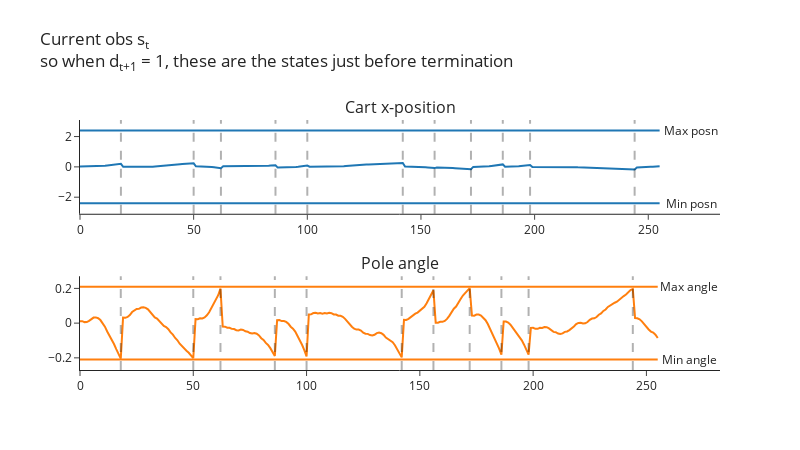
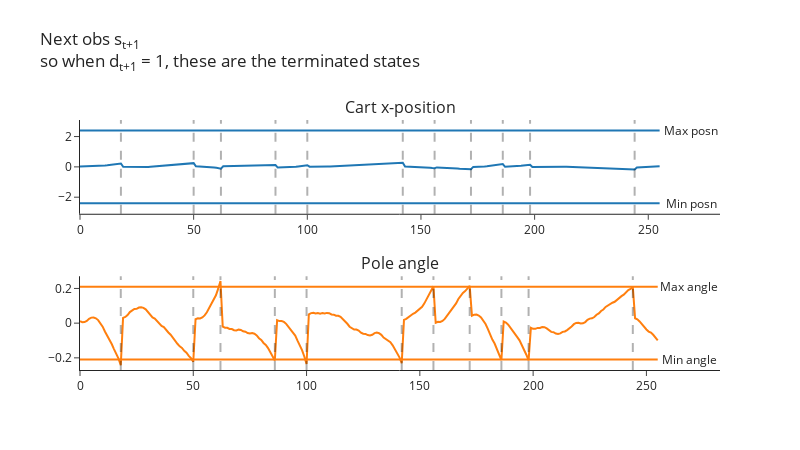
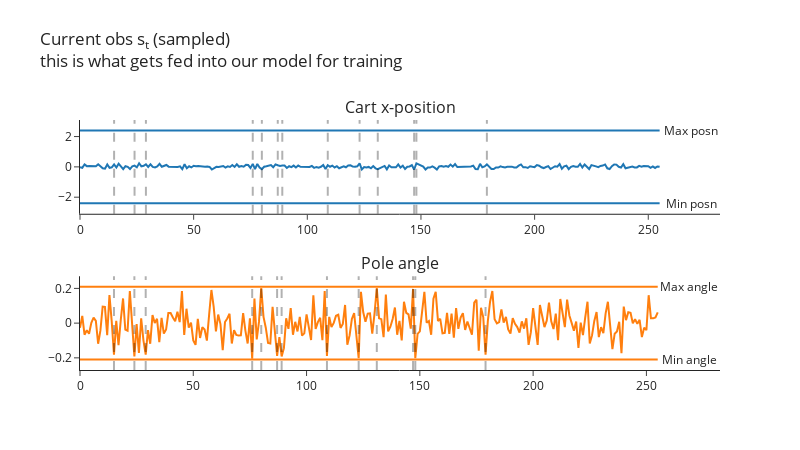

Notebook source saved alongside these figures, in order:
### Code cell
buffer = ReplayBuffer(num_envs=1, obs_shape=(4,), action_shape=(), buffer_size=256, seed=0)
envs = gym.vector.SyncVectorEnv([make_env("CartPole-v1", 0, 0, "test")])
obs, infos = envs.reset()

for i in range(256):
    # Choose random action, and take a step in the environment
    actions = envs.action_space.sample()
    next_obs, rewards, terminated, truncated, infos = envs.step(actions)

    # print(infos)

    # Get `real_next_obs` by finding all environments where we terminated & replacing `next_obs` with the actual terminal states
    true_next_obs = next_obs.copy()
    for n in range(envs.num_envs):
        if (terminated | truncated)[n]:
            true_next_obs[n] = infos["final_observation"][n]

    # Add experience to buffer, as long as we didn't just finish an episode (so obs & next_obs are from the same episode)
    buffer.add(obs, actions, rewards, terminated, true_next_obs)
    obs = next_obs

sample = buffer.sample(256, device="cpu")

plot_cartpole_obs_and_dones(
    buffer.obs,
    buffer.terminated,
    title="Current obs s<sub>t</sub><br>so when d<sub>t+1</sub> = 1, these are the states just before termination",
)

plot_cartpole_obs_and_dones(
    buffer.next_obs,
    buffer.terminated,
    title="Next obs s<sub>t+1</sub><br>so when d<sub>t+1</sub> = 1, these are the terminated states",
)

plot_cartpole_obs_and_dones(
    sample.obs,
    sample.terminated,
    title="Current obs s<sub>t</sub> (sampled)<br>this is what gets fed into our model for training",
)

### Figure 1 — Plotly figure (JSON) as saved in the notebook; plotly's stock layout.template omitted (floating-point values rounded to 4 significant figures; data arrays with more than 128 entries replaced by an {"elided": "..."} marker saying what was removed)
{"data": [{"marker": {"color": "#1F77B4"}, "mode": "lines", "name": "posn", "type": "scatter", "xaxis": "x", "y": {"elided": "256 float values"}, "yaxis": "y"}, {"marker": {"color": "#1F77B4"}, "mode": "lines", "name": "posn_min", "type": "scatter", "xaxis": "x", "y": {"elided": "256 float values"}, "yaxis": "y"}, {"marker": {"color": "#1F77B4"}, "mode": "lines", "name": "posn_max", "type": "scatter", "xaxis": "x", "y": {"elided": "256 float values"}, "yaxis": "y"}, {"marker": {"color": "#FF7F0E"}, "mode": "lines", "name": "angle", "type": "scatter", "xaxis": "x2", "y": {"elided": "256 float values"}, "yaxis": "y2"}, {"marker": {"color": "#FF7F0E"}, "mode": "lines", "name": "angle_min", "type": "scatter", "xaxis": "x2", "y": {"elided": "256 float values"}, "yaxis": "y2"}, {"marker": {"color": "#FF7F0E"}, "mode": "lines", "name": "angle_max", "type": "scatter", "xaxis": "x2", "y": {"elided": "256 float values"}, "yaxis": "y2"}], "layout": {"annotations": [{"font": {"size": 16}, "showarrow": false, "text": "Cart x-position", "x": 0.5, "xanchor": "center", "xref": "paper", "y": 1, "yanchor": "bottom", "yref": "paper"}, {"font": {"size": 16}, "showarrow": false, "text": "Pole angle", "x": 0.5, "xanchor": "center", "xref": "paper", "y": 0.375, "yanchor": "bottom", "yref": "paper"}, {"showarrow": false, "text": "Min posn", "x": 268.8, "xref": "x", "y": -2.4, "yref": "y"}, {"showarrow": false, "text": "Min angle", "x": 268.8, "xref": "x2", "y": -0.2095, "yref": "y2"}, {"showarrow": false, "text": "Max posn", "x": 268.8, "xref": "x", "y": 2.4, "yref": "y"}, {"showarrow": false, "text": "Max angle", "x": 268.8, "xref": "x2", "y": 0.2095, "yref": "y2"}], "height": 450, "hovermode": "x unified", "margin": {"t": 120}, "shapes": [{"line": {"color": "black", "dash": "dash", "width": 2}, "type": "line", "x0": 18, "x1": 18, "xref": "x", "y0": 0, "y1": 1, "yref": "y domain"}, {"line": {"color": "black", "dash": "dash", "width": 2}, "type": "line", "x0": 50, "x1": 50, "xref": "x", "y0": 0, "y1": 1, "yref": "y domain"}, {"line": {"color": "black", "dash": "dash", "width": 2}, "type": "line", "x0": 62, "x1": 62, "xref": "x", "y0": 0, "y1": 1, "yref": "y domain"}, {"line": {"color": "black", "dash": "dash", "width": 2}, "type": "line", "x0": 86, "x1": 86, "xref": "x", "y0": 0, "y1": 1, "yref": "y domain"}, {"line": {"color": "black", "dash": "dash", "width": 2}, "type": "line", "x0": 100, "x1": 100, "xref": "x", "y0": 0, "y1": 1, "yref": "y domain"}, {"line": {"color": "black", "dash": "dash", "width": 2}, "type": "line", "x0": 142, "x1": 142, "xref": "x", "y0": 0, "y1": 1, "yref": "y domain"}, {"line": {"color": "black", "dash": "dash", "width": 2}, "type": "line", "x0": 156, "x1": 156, "xref": "x", "y0": 0, "y1": 1, "yref": "y domain"}, {"line": {"color": "black", "dash": "dash", "width": 2}, "type": "line", "x0": 172, "x1": 172, "xref": "x", "y0": 0, "y1": 1, "yref": "y domain"}, {"line": {"color": "black", "dash": "dash", "width": 2}, "type": "line", "x0": 186, "x1": 186, "xref": "x", "y0": 0, "y1": 1, "yref": "y domain"}, {"line": {"color": "black", "dash": "dash", "width": 2}, "type": "line", "x0": 198, "x1": 198, "xref": "x", "y0": 0, "y1": 1, "yref": "y domain"}, {"line": {"color": "black", "dash": "dash", "width": 2}, "type": "line", "x0": 244, "x1": 244, "xref": "x", "y0": 0, "y1": 1, "yref": "y domain"}, {"line": {"color": "black", "dash": "dash", "width": 2}, "type": "line", "x0": 18, "x1": 18, "xref": "x2", "y0": 0, "y1": 1, "yref": "y2 domain"}, {"line": {"color": "black", "dash": "dash", "width": 2}, "type": "line", "x0": 50, "x1": 50, "xref": "x2", "y0": 0, "y1": 1, "yref": "y2 domain"}, {"line": {"color": "black", "dash": "dash", "width": 2}, "type": "line", "x0": 62, "x1": 62, "xref": "x2", "y0": 0, "y1": 1, "yref": "y2 domain"}, {"line": {"color": "black", "dash": "dash", "width": 2}, "type": "line", "x0": 86, "x1": 86, "xref": "x2", "y0": 0, "y1": 1, "yref": "y2 domain"}, {"line": {"color": "black", "dash": "dash", "width": 2}, "type": "line", "x0": 100, "x1": 100, "xref": "x2", "y0": 0, "y1": 1, "yref": "y2 domain"}, {"line": {"color": "black", "dash": "dash", "width": 2}, "type": "line", "x0": 142, "x1": 142, "xref": "x2", "y0": 0, "y1": 1, "yref": "y2 domain"}, {"line": {"color": "black", "dash": "dash", "width": 2}, "type": "line", "x0": 156, "x1": 156, "xref": "x2", "y0": 0, "y1": 1, "yref": "y2 domain"}, {"line": {"color": "black", "dash": "dash", "width": 2}, "type": "line", "x0": 172, "x1": 172, "xref": "x2", "y0": 0, "y1": 1, "yref": "y2 domain"}, {"line": {"color": "black", "dash": "dash", "width": 2}, "type": "line", "x0": 186, "x1": 186, "xref": "x2", "y0": 0, "y1": 1, "yref": "y2 domain"}, {"line": {"color": "black", "dash": "dash", "width": 2}, "type": "line", "x0": 198, "x1": 198, "xref": "x2", "y0": 0, "y1": 1, "yref": "y2 domain"}, {"line": {"color": "black", "dash": "dash", "width": 2}, "type": "line", "x0": 244, "x1": 244, "xref": "x2", "y0": 0, "y1": 1, "yref": "y2 domain"}], "showlegend": false, "title": {"text": "Current obs s<sub>t</sub><br>so when d<sub>t+1</sub> = 1, these are the states just before termination", "y": 0.9}, "width": 800, "xaxis": {"anchor": "y", "domain": [0, 1]}, "xaxis2": {"anchor": "y2", "domain": [0, 1]}, "yaxis": {"anchor": "x", "domain": [0.625, 1]}, "yaxis2": {"anchor": "x2", "domain": [0, 0.375]}}}

### Figure 2 — Plotly figure (JSON) as saved in the notebook; plotly's stock layout.template omitted (floating-point values rounded to 4 significant figures; data arrays with more than 128 entries replaced by an {"elided": "..."} marker saying what was removed)
{"data": [{"marker": {"color": "#1F77B4"}, "mode": "lines", "name": "posn", "type": "scatter", "xaxis": "x", "y": {"elided": "256 float values"}, "yaxis": "y"}, {"marker": {"color": "#1F77B4"}, "mode": "lines", "name": "posn_min", "type": "scatter", "xaxis": "x", "y": {"elided": "256 float values"}, "yaxis": "y"}, {"marker": {"color": "#1F77B4"}, "mode": "lines", "name": "posn_max", "type": "scatter", "xaxis": "x", "y": {"elided": "256 float values"}, "yaxis": "y"}, {"marker": {"color": "#FF7F0E"}, "mode": "lines", "name": "angle", "type": "scatter", "xaxis": "x2", "y": {"elided": "256 float values"}, "yaxis": "y2"}, {"marker": {"color": "#FF7F0E"}, "mode": "lines", "name": "angle_min", "type": "scatter", "xaxis": "x2", "y": {"elided": "256 float values"}, "yaxis": "y2"}, {"marker": {"color": "#FF7F0E"}, "mode": "lines", "name": "angle_max", "type": "scatter", "xaxis": "x2", "y": {"elided": "256 float values"}, "yaxis": "y2"}], "layout": {"annotations": [{"font": {"size": 16}, "showarrow": false, "text": "Cart x-position", "x": 0.5, "xanchor": "center", "xref": "paper", "y": 1, "yanchor": "bottom", "yref": "paper"}, {"font": {"size": 16}, "showarrow": false, "text": "Pole angle", "x": 0.5, "xanchor": "center", "xref": "paper", "y": 0.375, "yanchor": "bottom", "yref": "paper"}, {"showarrow": false, "text": "Min posn", "x": 268.8, "xref": "x", "y": -2.4, "yref": "y"}, {"showarrow": false, "text": "Min angle", "x": 268.8, "xref": "x2", "y": -0.2095, "yref": "y2"}, {"showarrow": false, "text": "Max posn", "x": 268.8, "xref": "x", "y": 2.4, "yref": "y"}, {"showarrow": false, "text": "Max angle", "x": 268.8, "xref": "x2", "y": 0.2095, "yref": "y2"}], "height": 450, "hovermode": "x unified", "margin": {"t": 120}, "shapes": [{"line": {"color": "black", "dash": "dash", "width": 2}, "type": "line", "x0": 18, "x1": 18, "xref": "x", "y0": 0, "y1": 1, "yref": "y domain"}, {"line": {"color": "black", "dash": "dash", "width": 2}, "type": "line", "x0": 50, "x1": 50, "xref": "x", "y0": 0, "y1": 1, "yref": "y domain"}, {"line": {"color": "black", "dash": "dash", "width": 2}, "type": "line", "x0": 62, "x1": 62, "xref": "x", "y0": 0, "y1": 1, "yref": "y domain"}, {"line": {"color": "black", "dash": "dash", "width": 2}, "type": "line", "x0": 86, "x1": 86, "xref": "x", "y0": 0, "y1": 1, "yref": "y domain"}, {"line": {"color": "black", "dash": "dash", "width": 2}, "type": "line", "x0": 100, "x1": 100, "xref": "x", "y0": 0, "y1": 1, "yref": "y domain"}, {"line": {"color": "black", "dash": "dash", "width": 2}, "type": "line", "x0": 142, "x1": 142, "xref": "x", "y0": 0, "y1": 1, "yref": "y domain"}, {"line": {"color": "black", "dash": "dash", "width": 2}, "type": "line", "x0": 156, "x1": 156, "xref": "x", "y0": 0, "y1": 1, "yref": "y domain"}, {"line": {"color": "black", "dash": "dash", "width": 2}, "type": "line", "x0": 172, "x1": 172, "xref": "x", "y0": 0, "y1": 1, "yref": "y domain"}, {"line": {"color": "black", "dash": "dash", "width": 2}, "type": "line", "x0": 186, "x1": 186, "xref": "x", "y0": 0, "y1": 1, "yref": "y domain"}, {"line": {"color": "black", "dash": "dash", "width": 2}, "type": "line", "x0": 198, "x1": 198, "xref": "x", "y0": 0, "y1": 1, "yref": "y domain"}, {"line": {"color": "black", "dash": "dash", "width": 2}, "type": "line", "x0": 244, "x1": 244, "xref": "x", "y0": 0, "y1": 1, "yref": "y domain"}, {"line": {"color": "black", "dash": "dash", "width": 2}, "type": "line", "x0": 18, "x1": 18, "xref": "x2", "y0": 0, "y1": 1, "yref": "y2 domain"}, {"line": {"color": "black", "dash": "dash", "width": 2}, "type": "line", "x0": 50, "x1": 50, "xref": "x2", "y0": 0, "y1": 1, "yref": "y2 domain"}, {"line": {"color": "black", "dash": "dash", "width": 2}, "type": "line", "x0": 62, "x1": 62, "xref": "x2", "y0": 0, "y1": 1, "yref": "y2 domain"}, {"line": {"color": "black", "dash": "dash", "width": 2}, "type": "line", "x0": 86, "x1": 86, "xref": "x2", "y0": 0, "y1": 1, "yref": "y2 domain"}, {"line": {"color": "black", "dash": "dash", "width": 2}, "type": "line", "x0": 100, "x1": 100, "xref": "x2", "y0": 0, "y1": 1, "yref": "y2 domain"}, {"line": {"color": "black", "dash": "dash", "width": 2}, "type": "line", "x0": 142, "x1": 142, "xref": "x2", "y0": 0, "y1": 1, "yref": "y2 domain"}, {"line": {"color": "black", "dash": "dash", "width": 2}, "type": "line", "x0": 156, "x1": 156, "xref": "x2", "y0": 0, "y1": 1, "yref": "y2 domain"}, {"line": {"color": "black", "dash": "dash", "width": 2}, "type": "line", "x0": 172, "x1": 172, "xref": "x2", "y0": 0, "y1": 1, "yref": "y2 domain"}, {"line": {"color": "black", "dash": "dash", "width": 2}, "type": "line", "x0": 186, "x1": 186, "xref": "x2", "y0": 0, "y1": 1, "yref": "y2 domain"}, {"line": {"color": "black", "dash": "dash", "width": 2}, "type": "line", "x0": 198, "x1": 198, "xref": "x2", "y0": 0, "y1": 1, "yref": "y2 domain"}, {"line": {"color": "black", "dash": "dash", "width": 2}, "type": "line", "x0": 244, "x1": 244, "xref": "x2", "y0": 0, "y1": 1, "yref": "y2 domain"}], "showlegend": false, "title": {"text": "Next obs s<sub>t+1</sub><br>so when d<sub>t+1</sub> = 1, these are the terminated states", "y": 0.9}, "width": 800, "xaxis": {"anchor": "y", "domain": [0, 1]}, "xaxis2": {"anchor": "y2", "domain": [0, 1]}, "yaxis": {"anchor": "x", "domain": [0.625, 1]}, "yaxis2": {"anchor": "x2", "domain": [0, 0.375]}}}

### Figure 3 — Plotly figure (JSON) as saved in the notebook; plotly's stock layout.template omitted (floating-point values rounded to 4 significant figures; data arrays with more than 128 entries replaced by an {"elided": "..."} marker saying what was removed)
{"data": [{"marker": {"color": "#1F77B4"}, "mode": "lines", "name": "posn", "type": "scatter", "xaxis": "x", "y": {"elided": "256 float values"}, "yaxis": "y"}, {"marker": {"color": "#1F77B4"}, "mode": "lines", "name": "posn_min", "type": "scatter", "xaxis": "x", "y": {"elided": "256 float values"}, "yaxis": "y"}, {"marker": {"color": "#1F77B4"}, "mode": "lines", "name": "posn_max", "type": "scatter", "xaxis": "x", "y": {"elided": "256 float values"}, "yaxis": "y"}, {"marker": {"color": "#FF7F0E"}, "mode": "lines", "name": "angle", "type": "scatter", "xaxis": "x2", "y": {"elided": "256 float values"}, "yaxis": "y2"}, {"marker": {"color": "#FF7F0E"}, "mode": "lines", "name": "angle_min", "type": "scatter", "xaxis": "x2", "y": {"elided": "256 float values"}, "yaxis": "y2"}, {"marker": {"color": "#FF7F0E"}, "mode": "lines", "name": "angle_max", "type": "scatter", "xaxis": "x2", "y": {"elided": "256 float values"}, "yaxis": "y2"}], "layout": {"annotations": [{"font": {"size": 16}, "showarrow": false, "text": "Cart x-position", "x": 0.5, "xanchor": "center", "xref": "paper", "y": 1, "yanchor": "bottom", "yref": "paper"}, {"font": {"size": 16}, "showarrow": false, "text": "Pole angle", "x": 0.5, "xanchor": "center", "xref": "paper", "y": 0.375, "yanchor": "bottom", "yref": "paper"}, {"showarrow": false, "text": "Min posn", "x": 268.8, "xref": "x", "y": -2.4, "yref": "y"}, {"showarrow": false, "text": "Min angle", "x": 268.8, "xref": "x2", "y": -0.2095, "yref": "y2"}, {"showarrow": false, "text": "Max posn", "x": 268.8, "xref": "x", "y": 2.4, "yref": "y"}, {"showarrow": false, "text": "Max angle", "x": 268.8, "xref": "x2", "y": 0.2095, "yref": "y2"}], "height": 450, "hovermode": "x unified", "margin": {"t": 120}, "shapes": [{"line": {"color": "black", "dash": "dash", "width": 2}, "type": "line", "x0": 15, "x1": 15, "xref": "x", "y0": 0, "y1": 1, "yref": "y domain"}, {"line": {"color": "black", "dash": "dash", "width": 2}, "type": "line", "x0": 24, "x1": 24, "xref": "x", "y0": 0, "y1": 1, "yref": "y domain"}, {"line": {"color": "black", "dash": "dash", "width": 2}, "type": "line", "x0": 29, "x1": 29, "xref": "x", "y0": 0, "y1": 1, "yref": "y domain"}, {"line": {"color": "black", "dash": "dash", "width": 2}, "type": "line", "x0": 76, "x1": 76, "xref": "x", "y0": 0, "y1": 1, "yref": "y domain"}, {"line": {"color": "black", "dash": "dash", "width": 2}, "type": "line", "x0": 80, "x1": 80, "xref": "x", "y0": 0, "y1": 1, "yref": "y domain"}, {"line": {"color": "black", "dash": "dash", "width": 2}, "type": "line", "x0": 87, "x1": 87, "xref": "x", "y0": 0, "y1": 1, "yref": "y domain"}, {"line": {"color": "black", "dash": "dash", "width": 2}, "type": "line", "x0": 89, "x1": 89, "xref": "x", "y0": 0, "y1": 1, "yref": "y domain"}, {"line": {"color": "black", "dash": "dash", "width": 2}, "type": "line", "x0": 109, "x1": 109, "xref": "x", "y0": 0, "y1": 1, "yref": "y domain"}, {"line": {"color": "black", "dash": "dash", "width": 2}, "type": "line", "x0": 123, "x1": 123, "xref": "x", "y0": 0, "y1": 1, "yref": "y domain"}, {"line": {"color": "black", "dash": "dash", "width": 2}, "type": "line", "x0": 131, "x1": 131, "xref": "x", "y0": 0, "y1": 1, "yref": "y domain"}, {"line": {"color": "black", "dash": "dash", "width": 2}, "type": "line", "x0": 147, "x1": 147, "xref": "x", "y0": 0, "y1": 1, "yref": "y domain"}, {"line": {"color": "black", "dash": "dash", "width": 2}, "type": "line", "x0": 148, "x1": 148, "xref": "x", "y0": 0, "y1": 1, "yref": "y domain"}, {"line": {"color": "black", "dash": "dash", "width": 2}, "type": "line", "x0": 179, "x1": 179, "xref": "x", "y0": 0, "y1": 1, "yref": "y domain"}, {"line": {"color": "black", "dash": "dash", "width": 2}, "type": "line", "x0": 15, "x1": 15, "xref": "x2", "y0": 0, "y1": 1, "yref": "y2 domain"}, {"line": {"color": "black", "dash": "dash", "width": 2}, "type": "line", "x0": 24, "x1": 24, "xref": "x2", "y0": 0, "y1": 1, "yref": "y2 domain"}, {"line": {"color": "black", "dash": "dash", "width": 2}, "type": "line", "x0": 29, "x1": 29, "xref": "x2", "y0": 0, "y1": 1, "yref": "y2 domain"}, {"line": {"color": "black", "dash": "dash", "width": 2}, "type": "line", "x0": 76, "x1": 76, "xref": "x2", "y0": 0, "y1": 1, "yref": "y2 domain"}, {"line": {"color": "black", "dash": "dash", "width": 2}, "type": "line", "x0": 80, "x1": 80, "xref": "x2", "y0": 0, "y1": 1, "yref": "y2 domain"}, {"line": {"color": "black", "dash": "dash", "width": 2}, "type": "line", "x0": 87, "x1": 87, "xref": "x2", "y0": 0, "y1": 1, "yref": "y2 domain"}, {"line": {"color": "black", "dash": "dash", "width": 2}, "type": "line", "x0": 89, "x1": 89, "xref": "x2", "y0": 0, "y1": 1, "yref": "y2 domain"}, {"line": {"color": "black", "dash": "dash", "width": 2}, "type": "line", "x0": 109, "x1": 109, "xref": "x2", "y0": 0, "y1": 1, "yref": "y2 domain"}, {"line": {"color": "black", "dash": "dash", "width": 2}, "type": "line", "x0": 123, "x1": 123, "xref": "x2", "y0": 0, "y1": 1, "yref": "y2 domain"}, {"line": {"color": "black", "dash": "dash", "width": 2}, "type": "line", "x0": 131, "x1": 131, "xref": "x2", "y0": 0, "y1": 1, "yref": "y2 domain"}, {"line": {"color": "black", "dash": "dash", "width": 2}, "type": "line", "x0": 147, "x1": 147, "xref": "x2", "y0": 0, "y1": 1, "yref": "y2 domain"}, {"line": {"color": "black", "dash": "dash", "width": 2}, "type": "line", "x0": 148, "x1": 148, "xref": "x2", "y0": 0, "y1": 1, "yref": "y2 domain"}, {"line": {"color": "black", "dash": "dash", "width": 2}, "type": "line", "x0": 179, "x1": 179, "xref": "x2", "y0": 0, "y1": 1, "yref": "y2 domain"}], "showlegend": false, "title": {"text": "Current obs s<sub>t</sub> (sampled)<br>this is what gets fed into our model for training", "y": 0.9}, "width": 800, "xaxis": {"anchor": "y", "domain": [0, 1]}, "xaxis2": {"anchor": "y2", "domain": [0, 1]}, "yaxis": {"anchor": "x", "domain": [0.625, 1]}, "yaxis2": {"anchor": "x2", "domain": [0, 0.375]}}}
